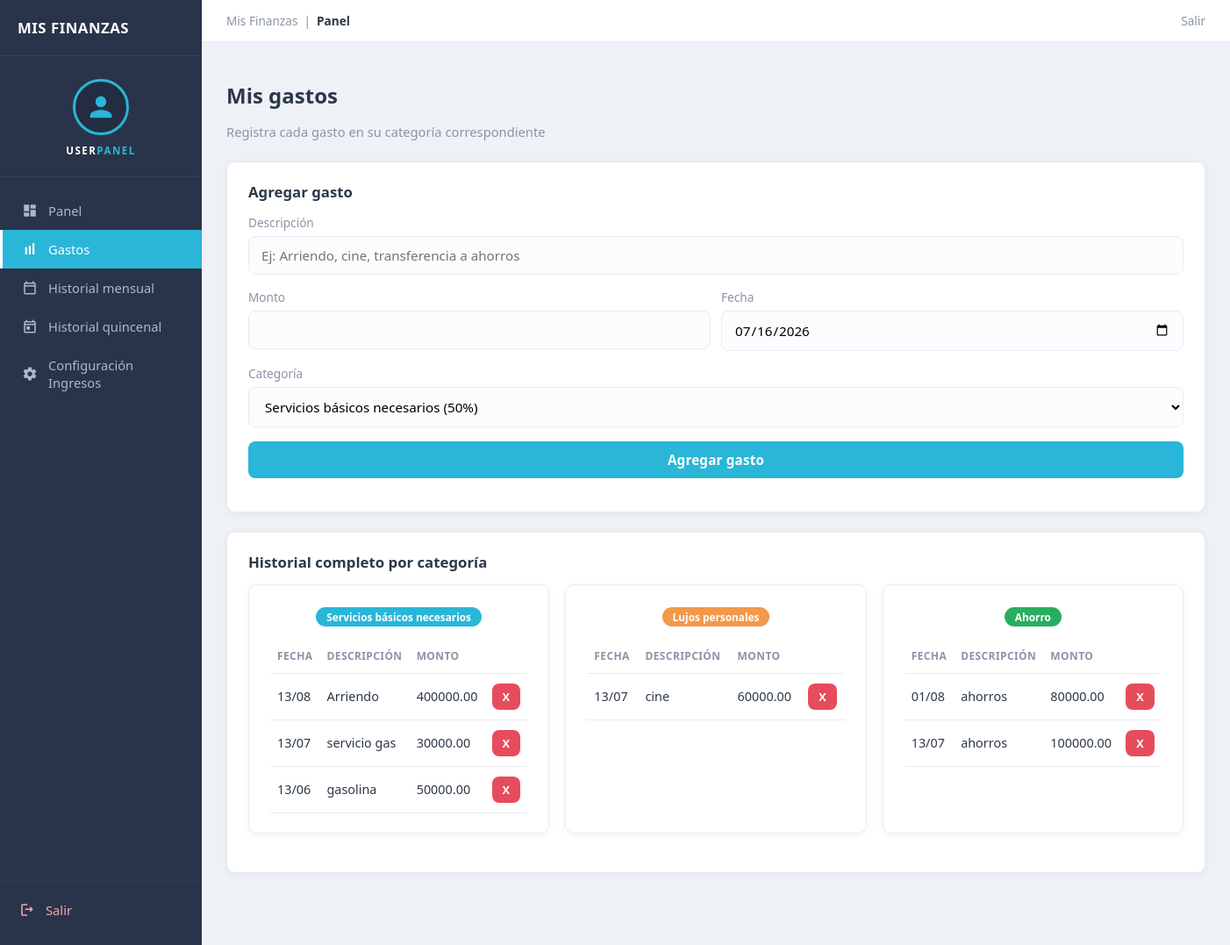
/gastos (signed in), run on the app's committed database.
### tables this page shows
CREATE TABLE expenses (
                    id INTEGER PRIMARY KEY AUTOINCREMENT,
                    user_id INTEGER NOT NULL,
                    description TEXT NOT NULL,
                    amount REAL NOT NULL,
                    category TEXT NOT NULL,
                    expense_date TEXT NOT NULL,
                    FOREIGN KEY (user_id) REFERENCES users(id) ON DELETE CASCADE
                );

### app/presentation/web/routes/expense_routes.py (the view, shortened to what this page needs)
@expenses_bp.route("/gastos", methods=["GET", "POST"])
@login_required
def list_expenses():
    container = _container()
    user_id = current_user_id()
    gastos = container.expense_use_cases.list_all(user_id)
    return render_template(
        "expenses.html", gastos=gastos, categorias=list(CategoryType), today=date.today().isoformat()
    )

### app/application/use_cases/expense_use_cases.py (called while the page is built)
    def list_all(self, user_id: int) -> List[Expense]:
        gastos = self._expenses.list_by_user(user_id)
        return sorted(gastos, key=lambda g: g.expense_date, reverse=True)

### app/domain/entities.py (called while the page is built)
    @property
    def etiqueta(self) -> str:
        return {
            CategoryType.NECESIDAD: "Servicios básicos necesarios",
            CategoryType.LUJO: "Lujos personales",
            CategoryType.AHORRO: "Ahorro",
        }[self]

    @property
    def porcentaje_recomendado(self) -> float:
        return {
            CategoryType.NECESIDAD: 0.50,
            CategoryType.LUJO: 0.30,
            CategoryType.AHORRO: 0.20,
        }[self]

### app/infrastructure/db/database.py (called while the page is built)
    def get_connection(self) -> sqlite3.Connection:
        conn = sqlite3.connect(self.db_path)
        conn.row_factory = sqlite3.Row
        conn.execute("PRAGMA foreign_keys = ON")
        return conn

### app/infrastructure/repositories/sqlite_expense_repository.py (called while the page is built)
    def list_by_user(self, user_id: int) -> List[Expense]:
        conn = self._db.get_connection()
        try:
            rows = conn.execute(
                "SELECT * FROM expenses WHERE user_id = ? ORDER BY expense_date DESC",
                (user_id,),
            ).fetchall()
            return [self._row_to_expense(r) for r in rows]
        finally:
            conn.close()

    @staticmethod
    def _row_to_expense(row) -> Expense:
        return Expense(
            id=row["id"],
            user_id=row["user_id"],
            description=row["description"],
            amount=row["amount"],
            category=CategoryType(row["category"]),
            expense_date=datetime.strptime(row["expense_date"], "%Y-%m-%d").date(),
        )

### app/infrastructure/security/session_auth.py (called while the page is built)
def current_user_id():
    return session.get(SESSION_USER_ID_KEY)

def login_required(view_func):
    @wraps(view_func)
    def wrapper(*args, **kwargs):
        if current_user_id() is None:
            return redirect(url_for("auth.login"))
        return view_func(*args, **kwargs)
    return wrapper

### app/presentation/web/routes/expense_routes.py (called while the page is built)
def _container():
    return current_app.config["CONTAINER"]

### app/presentation/web/templates/expenses.html (shortened to what this page needs)
{% extends "base.html" %}
{% block content %}
<h1>Mis gastos</h1>
<p class="subtitle">Registra cada gasto en su categoría correspondiente</p>
<div class="card">
    <h2 class="mt-0">Agregar gasto</h2>
    <form method="POST">
        <label for="description">Descripción</label>
        <input type="text" id="description" name="description" placeholder="Ej: Arriendo, cine, transferencia a ahorros" required>
        <div class="form-row">
            <div>
                <label for="amount">Monto</label>
                <input type="number" id="amount" name="amount" step="0.01" min="0.01" required>
            </div>
            <div>
                <label for="expense_date">Fecha</label>
                <input type="date" id="expense_date" name="expense_date" value="{{ today }}" required>
            </div>
        </div>
        <label for="category">Categoría</label>
        <select id="category" name="category" required>
            {% for cat in categorias %}
                <option value="{{ cat.value }}">{{ cat.etiqueta }} ({{ (cat.porcentaje_recomendado*100)|int }}%)</option>
            {% endfor %}
        </select>
        <button type="submit">Agregar gasto</button>
    </form>
</div>
<div class="card">
<h2 class="mt-0">Historial completo por categoría</h2>
{% if gastos %}
<div class="grid-3">
    {% for cat in categorias %}
    <div class="card">
        <h3 class="mt-0" style="text-align: center; font-size: 1.1rem; margin-bottom: 15px;">
            <span class="category-tag {{ cat.value }}">{{ cat.etiqueta }}</span>
        </h3>
        <div style="overflow-x: auto;">
            <table style="width: 100%; font-size: 0.9rem;">
                <thead>
                    <tr>
                        <th>Fecha</th>
                        <th>Descripción</th>
                        <th>Monto</th>
                        <th></th>
                    </tr>
                </thead>
                <tbody>
                {% set ns = namespace(tiene_gastos=false) %}
                {% for g in gastos %}
                    {% if g.category.value == cat.value %}
                        {% set ns.tiene_gastos = true %}
                        <tr>
                            <td>{{ g.expense_date.strftime('%d/%m') }}</td>
                            <td>{{ g.description }}</td>
                            <td>{{ '%.2f'|format(g.amount) }}</td>
                            <td style="text-align: center;">
                                <form method="POST" action="{{ url_for('expenses.delete_expense', expense_id=g.id) }}" onsubmit="return confirm('¿Eliminar este gasto?');">
                                    <button type="submit" class="btn-danger small-btn" style="padding: 2px 6px; font-size: 0.8rem;">X</button>
                                </form>
                            </td>
                        </tr>
                    {% endif %}
                {% endfor %}
                </tbody>
            </table>
        </div>
    </div>
    {% endfor %}
</div>
{% else %}
<div class="card">
    <p class="empty-state">Todavía no has registrado gastos.</p>
</div>
{% endif %}
{% endblock %}

### app/presentation/web/static/css/style.css (style rules this page uses)
:root { --color-necesidad: #29b6d8; --color-lujo: #f2994a; --color-ahorro: #27ae60; --color-bg: #eef1f6; --color-card: #ffffff; --color-text: #2c3849; --color-muted: #8a94a6; --color-border: #e8ebf1; --color-danger: #e74c5c; --sidebar-bg: #29344a; --sidebar-bg-2: #232c40; --sidebar-text: #aeb7c9; --sidebar-text-active: #ffffff; --accent: #29b6d8; --accent-dark: #1e9bb9; --radius: 10px; --sidebar-width: 230px; }
* { box-sizing: border-box; }
body { margin: 0; font-family: 'Segoe UI', system-ui, -apple-system, sans-serif; background: var(--color-bg); color: var(--color-text); }
h1 { font-size: 1.5rem; margin-bottom: 4px; font-weight: 700; }
h2 { font-size: 1.05rem; margin-top: 0; font-weight: 700; }
.subtitle { color: var(--color-muted); margin-bottom: 24px; font-size: 0.92rem; }
.card { background: var(--color-card); border-radius: var(--radius); padding: 22px 24px; box-shadow: 0 2px 10px rgba(20,30,50,0.05); margin-bottom: 22px; border: 1px solid var(--color-border); }
.grid-3 { display: grid; grid-template-columns: repeat(3, 1fr); gap: 18px; }
form label { display: block; font-size: 0.85rem; margin-bottom: 6px; color: var(--color-muted); font-weight: 500; }
form input, form select, form button { width: 100%; padding: 11px 14px; border-radius: 8px; border: 1px solid var(--color-border); font-size: 0.95rem; margin-bottom: 16px; font-family: inherit; background: #fbfcfe; }
form button { background: var(--accent); color: white; border: none; font-weight: 600; cursor: pointer; transition: background 0.15s; letter-spacing: 0.2px; }
form button.btn-danger { background: var(--color-danger); }
.form-row { display: flex; gap: 12px; }
.form-row > div { flex: 1; }
table { width: 100%; border-collapse: collapse; font-size: 0.9rem; }
th, td { padding: 11px 8px; text-align: left; border-bottom: 1px solid var(--color-border); }
th { color: var(--color-muted); font-weight: 600; font-size: 0.75rem; text-transform: uppercase; letter-spacing: 0.4px; }
.category-tag { padding: 3px 12px; border-radius: 20px; font-size: 0.74rem; font-weight: 600; color: white; }
.category-tag.necesidad { background: var(--color-necesidad); }
.category-tag.lujo { background: var(--color-lujo); }
.category-tag.ahorro { background: var(--color-ahorro); }
.mt-0 { margin-top: 0; }
.small-btn { padding: 6px 12px !important; font-size: 0.8rem !important; margin: 0 !important; width: auto !important; }

### data on the page
expenses: expense_date "13/08", description "Arriendo", amount "400000.00"
expenses: expense_date "13/07", description "servicio gas", amount "30000.00"
expenses: expense_date "13/06", description "gasolina", amount "50000.00"
expenses: expense_date "13/07", description "cine", amount "60000.00"
expenses: expense_date "01/08", description "ahorros", amount "80000.00"
expenses: expense_date "13/07", description "ahorros", amount "100000.00"

### other printed values
{{ cat.etiqueta }} "Servicios básicos necesarios" "Lujos personales" "Ahorro"
form field category "Servicios básicos necesarios (50%)"
